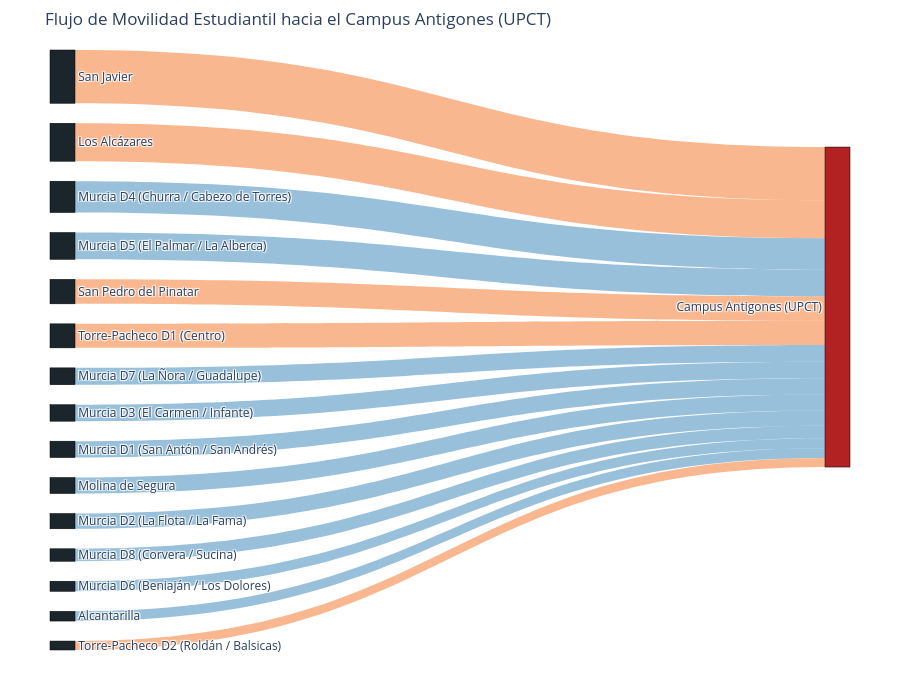

Notebook cell for this chart:
### Markdown cell above
### **Gráfico Sankey**

### Code cell
def graficar_sankey_flujos(df_flujo):
    # 1. Definimos los Nodos
    # Todos los orígenes + 1 destino final (Campus Antigones)
    nombres_nodos = df_flujo['nombre_origen'].tolist() + ['Campus Antigones (UPCT)']
    
    # El índice del destino es el último elemento de la lista
    indice_destino = len(nombres_nodos) - 1
    
    # 2. Preparamos las conexiones (Source, Target, Value)
    fuentes = list(range(len(df_flujo))) # Índices de 0 a 14 (los orígenes)
    destinos = [indice_destino] * len(df_flujo) # Todos apuntan al índice 15 (Antigones)
    valores = df_flujo['viajes'].tolist() # El grosor de la línea
    
    # 3. Asignación estratégica de colores
    colores_enlaces = []
    for origen in df_flujo['nombre_origen']:
        if 'Murcia' in origen or 'Alcantarilla' in origen or 'Molina' in origen:
            # Tonos azules/verdosos para el eje interior
            colores_enlaces.append('rgba(50, 130, 184, 0.5)')
        else:
            # Tonos cálidos/naranjas para el eje Mar Menor/Campo de Cartagena
            colores_enlaces.append('rgba(243, 113, 33, 0.5)')
            
    # Color de los rectángulos (nodos)
    colores_nodos = ['#1B262C'] * len(nombres_nodos) 
    colores_nodos[-1] = '#B22222' # Destino final en un color rojo universitario para destacar

    # 4. Creación del Gráfico Plotly
    fig = go.Figure(data=[go.Sankey(
        node = dict(
            pad = 20, # Espacio vertical entre nodos
            thickness = 25, # Grosor del nodo
            line = dict(color = "black", width = 0.5),
            label = nombres_nodos,
            color = colores_nodos
        ),
        link = dict(
            source = fuentes,
            target = destinos,
            value = valores,
            color = colores_enlaces
        )
    )])

    fig.update_layout(
        title_text="Flujo de Movilidad Estudiantil hacia el Campus Antigones (UPCT)", 
        font_size=12,
        height=700, # Altura generosa para que quepan todos los textos
        margin=dict(t=50, l=50, r=50, b=50)
    )
    
    fig.show()

graficar_sankey_flujos(flujo_origenes)

### Figure 1 — Plotly figure (JSON) as saved in the notebook; plotly's stock layout.template omitted (floating-point values rounded to 4 significant figures)
{"data": [{"link": {"color": ["rgba(243, 113, 33, 0.5)", "rgba(243, 113, 33, 0.5)", "rgba(50, 130, 184, 0.5)", "rgba(50, 130, 184, 0.5)", "rgba(243, 113, 33, 0.5)", "rgba(243, 113, 33, 0.5)", "rgba(50, 130, 184, 0.5)", "rgba(50, 130, 184, 0.5)", "rgba(50, 130, 184, 0.5)", "rgba(50, 130, 184, 0.5)", "rgba(50, 130, 184, 0.5)", "rgba(50, 130, 184, 0.5)", "rgba(50, 130, 184, 0.5)", "rgba(50, 130, 184, 0.5)", "rgba(243, 113, 33, 0.5)"], "source": [0, 1, 2, 3, 4, 5, 6, 7, 8, 9, 10, 11, 12, 13, 14], "target": [15, 15, 15, 15, 15, 15, 15, 15, 15, 15, 15, 15, 15, 15, 15], "value": [7430.0, 5295.0, 4362.0, 3742.0, 3417.0, 3352.0, 2350.0, 2298.0, 2277.0, 2230.0, 2131.0, 1737.0, 1406.0, 1358.0, 1247.0]}, "node": {"color": ["#1B262C", "#1B262C", "#1B262C", "#1B262C", "#1B262C", "#1B262C", "#1B262C", "#1B262C", "#1B262C", "#1B262C", "#1B262C", "#1B262C", "#1B262C", "#1B262C", "#1B262C", "#B22222"], "label": ["San Javier", "Los Alcázares", "Murcia D4 (Churra / Cabezo de Torres)", "Murcia D5 (El Palmar / La Alberca)", "San Pedro del Pinatar", "Torre-Pacheco D1 (Centro)", "Murcia D7 (La Ñora / Guadalupe)", "Murcia D3 (El Carmen / Infante)", "Murcia D1 (San Antón / San Andrés)", "Molina de Segura", "Murcia D2 (La Flota / La Fama)", "Murcia D8 (Corvera / Sucina)", "Murcia D6 (Beniaján / Los Dolores)", "Alcantarilla", "Torre-Pacheco D2 (Roldán / Balsicas)", "Campus Antigones (UPCT)"], "line": {"color": "black", "width": 0.5}, "pad": 20, "thickness": 25}, "type": "sankey"}], "layout": {"font": {"size": 12}, "height": 700, "margin": {"b": 50, "l": 50, "r": 50, "t": 50}, "title": {"text": "Flujo de Movilidad Estudiantil hacia el Campus Antigones (UPCT)"}}}
